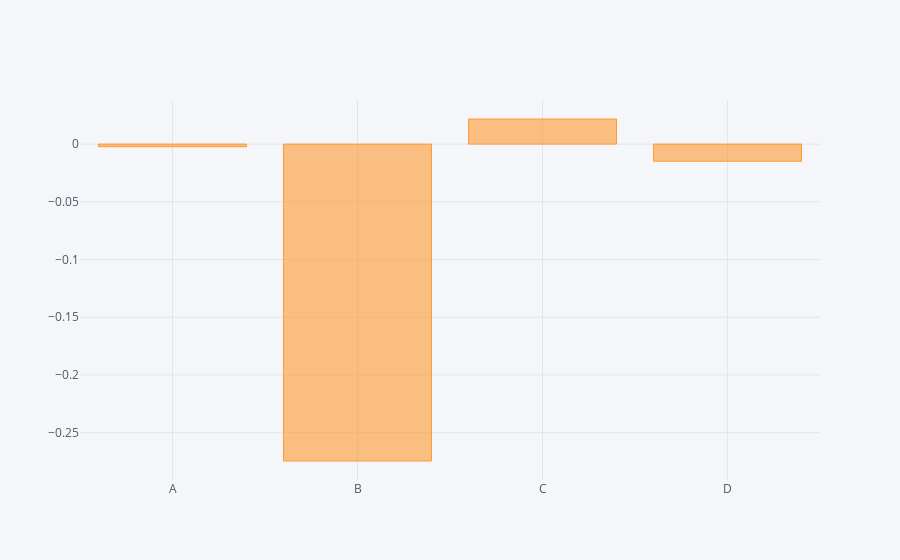

Write notebook code for a chart like this one.
### Code cell
df.mean().iplot(kind='bar')

### Figure 1 — Plotly figure (JSON) as saved in the notebook; plotly's stock layout.template omitted (floating-point values rounded to 4 significant figures)
{"data": [{"marker": {"color": "rgba(255, 153, 51, 0.6)", "line": {"color": "rgba(255, 153, 51, 1.0)", "width": 1}}, "name": "None", "orientation": "v", "text": "", "type": "bar", "uid": "eecb063b-f71e-436d-8300-b24f3bb43e52", "x": ["A", "B", "C", "D"], "y": [-0.002261, -0.2745, 0.02175, -0.01486]}], "layout": {"legend": {"bgcolor": "#F5F6F9", "font": {"color": "#4D5663"}}, "paper_bgcolor": "#F5F6F9", "plot_bgcolor": "#F5F6F9", "title": {"font": {"color": "#4D5663"}}, "xaxis": {"gridcolor": "#E1E5ED", "showgrid": true, "tickfont": {"color": "#4D5663"}, "title": {"font": {"color": "#4D5663"}, "text": ""}, "zerolinecolor": "#E1E5ED"}, "yaxis": {"gridcolor": "#E1E5ED", "showgrid": true, "tickfont": {"color": "#4D5663"}, "title": {"font": {"color": "#4D5663"}, "text": ""}, "zerolinecolor": "#E1E5ED"}}}
